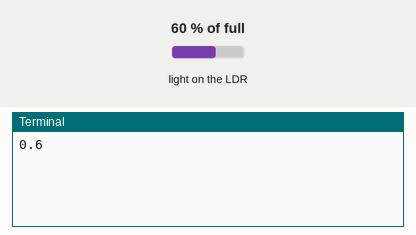
The program below on a simulated Raspberry Pi (BCM pin numbers). Parts: the last lines printed to the terminal. Inputs (shaded band) come from the test bench; at power-on: light on the LDR 60 % of full.

Above: at 1.2 s.
1.3 s: light on the LDR set to 2 % of full
At 1.71 s:
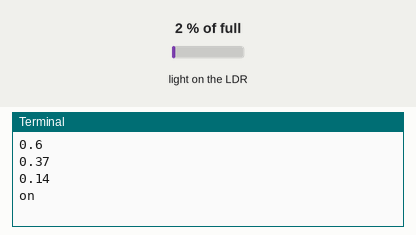
3.2 s: light on the LDR set to 25 % of full
At 3.31 s:
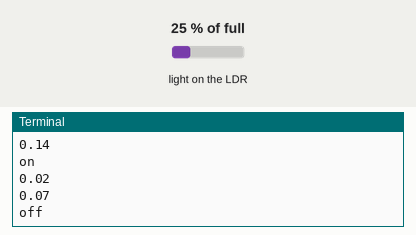
Timing chart, 0 to 6.2 s (numbered marks = the images above; inputs shaded):
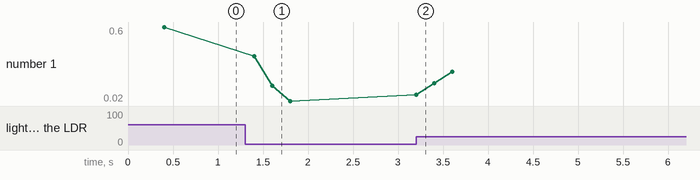

The program:

light.py
```python
from gpiozero import LightSensor
from time import sleep


# set this to 0.01 if 1uF capacitor or 0.03 if 4.7 ²uF
charge_time_limit=0.03
ldr = LightSensor(21, charge_time_limit=charge_time_limit)


def on():
    print("on")

def off():
    print("off")

ldr.when_dark = on
ldr.when_light = off


last_value = 0
while True:
    sleep(0.2)
    current = round(ldr.value, 2)
    if last_value != current:
        print(current)
        last_value = current
```

Measured:
- after the input at 1.3 s, the terminal: prints a new line after 0.10 s (image 1)
- after the input at 3.2 s, the terminal: prints a new line at once (image 2)
- plotted number 1: 0.6 → 0.02 after the input at 1.3 s, 0.02 → 0.25 after the input at 3.2 s
